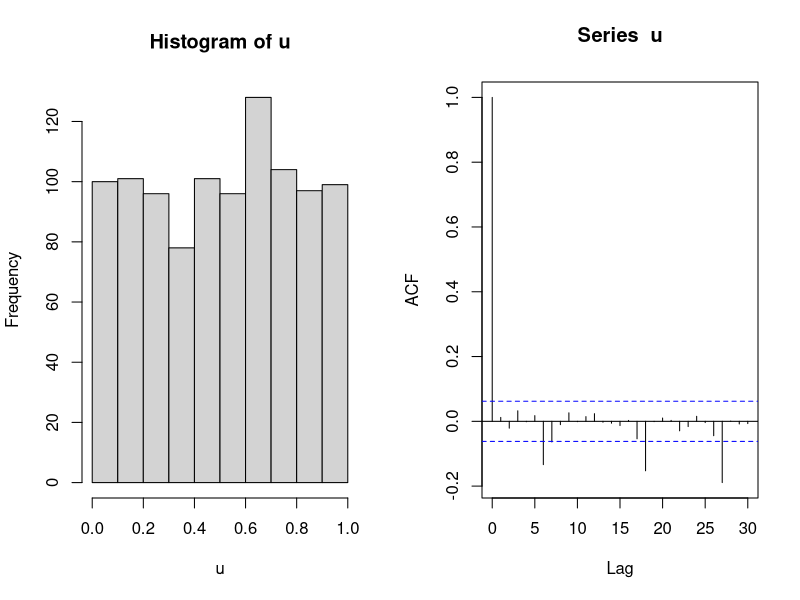
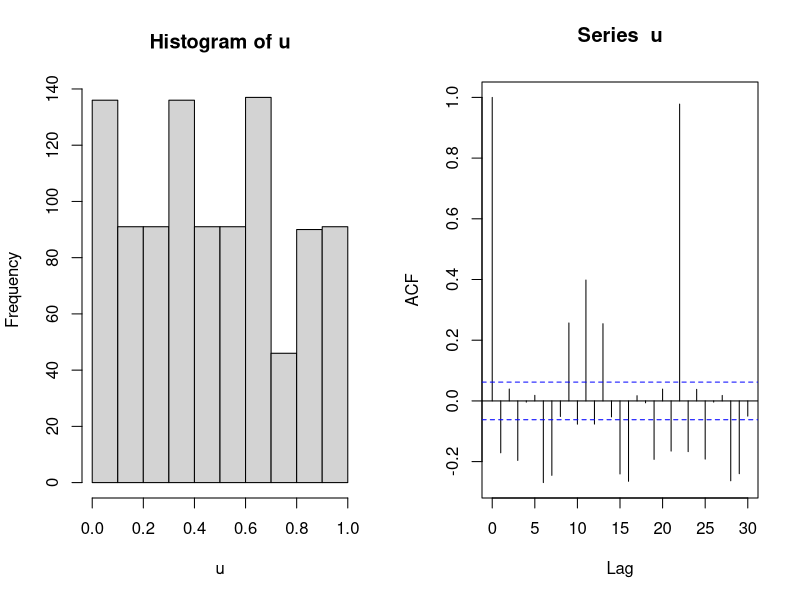
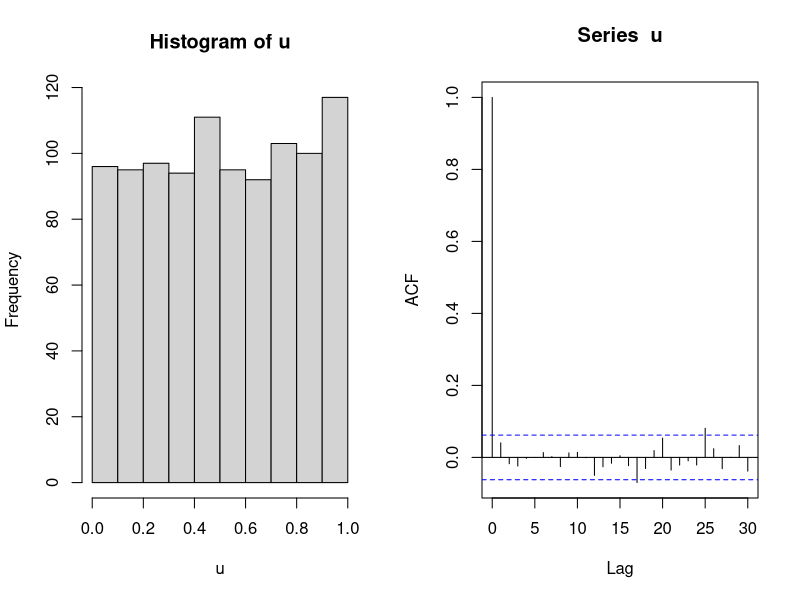

Write R code to recreate these figures, in order.
## ---- chunk 1
library(knitr)
knitr::opts_chunk$set(fig.path='{{ site.url }}/images/congruential-generators-')
## ---- chunk 2
GenerateRandomUniforms <- function (a, b, M, seed, n) {
  rnumbers = numeric(n)
  for(j in 1:n){
    seed = (a*seed + b)%%M
    rnumbers[j] = seed/M
  }
  return(rnumbers)
}
## ---- chunk 3
u = GenerateRandomUniforms(a = 77, b = 0, M = 2049, seed = 999, n=1000)
par(mfcol = c(1,2))
hist(u)
acf(u)
## ---- chunk 4
u = GenerateRandomUniforms(a = 5, b = 20, M = 23, seed = 11, n=1000)
par(mfcol = c(1,2))
hist(u)
acf(u)
## ---- chunk 5
u = runif(n = 1000)
par(mfcol = c(1,2))
hist(u)
acf(u)
